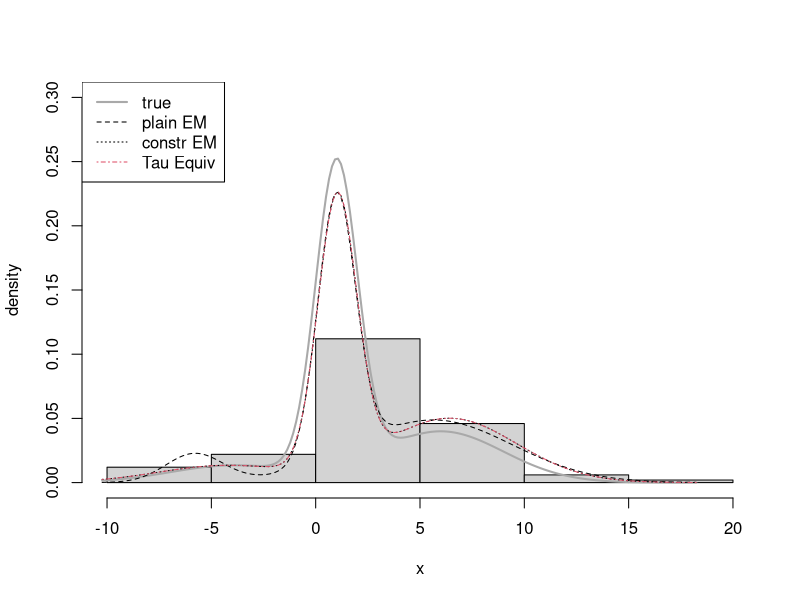

The R source for this figure:
library(mixtools)


### Name: tauequivnormalmixEM
### Title: Special EM Algorithm for three-component tau equivalence model
### Aliases: tauequivnormalmixEM
### Keywords: file

### ** Examples

## Analyzing synthetic data as in the tau equivalent model  
## From Thomas et al (2011), see also Chauveau and Hunter (2013)
## a 3-component mixture of normals with linear constraints.
lbd <- c(0.6,0.3,0.1); m <- length(lbd)
sigma <- sig0 <- sqrt(c(1,9,9))
# means constaints mu = M beta
M <- matrix(c(1,1,1,0,1,-1), 3, 2)
beta <- c(1,5) # unknown constained mean
mu0 <- mu <- as.vector(M %*% beta)
# linear constraint on the inverse variances pi = A.g
A <- matrix(c(1,1,1,0,1,0), m, 2, byrow=TRUE)
iv0 <- 1/(sig0^2)
g0 <- c(iv0[2],iv0[1] - iv0[2]) # gamma^0 init 

# simulation and EM fits
set.seed(40); n=100; x <- rnormmix(n,lbd,mu,sigma)
s <- normalmixEM(x,mu=mu0,sigma=sig0,maxit=2000) # plain EM
# EM with var and mean linear constraints
sc <- normalmixMMlc(x, lambda=lbd, mu=mu0, sigma=sig0,
					mean.lincstr=M, var.lincstr=A, gparam=g0)
# Using tauequivnormalmixEM function to call normalmixMMlc					
tau <- tauequivnormalmixEM (x, lambda=lbd, mu=mu0, gparam=g0)
# plot and compare both estimates
dnormmixt <- function(t, lam, mu, sig){
	m <- length(lam); f <- 0
	for (j in 1:m) f <- f + lam[j]*dnorm(t,mean=mu[j],sd=sig[j])
	f}
t <- seq(min(x)-2, max(x)+2, len=200)
hist(x, freq=FALSE, col="lightgrey", 
		ylim=c(0,0.3), ylab="density",main="")
lines(t, dnormmixt(t, lbd, mu, sigma), col="darkgrey", lwd=2) # true
lines(t, dnormmixt(t, s$lambda, s$mu, s$sigma), lty=2) 
lines(t, dnormmixt(t, sc$lambda, sc$mu, sc$sigma), col=1, lty=3)
lines(t, dnormmixt(t, tau$lambda, tau$mu, tau$sigma), col=2, lty=4)
legend("topleft", c("true","plain EM","constr EM", "Tau Equiv"), 
	col=c("darkgrey",1,1,2), lty=c(1,2,3,4), lwd=c(2,1,1,1))
